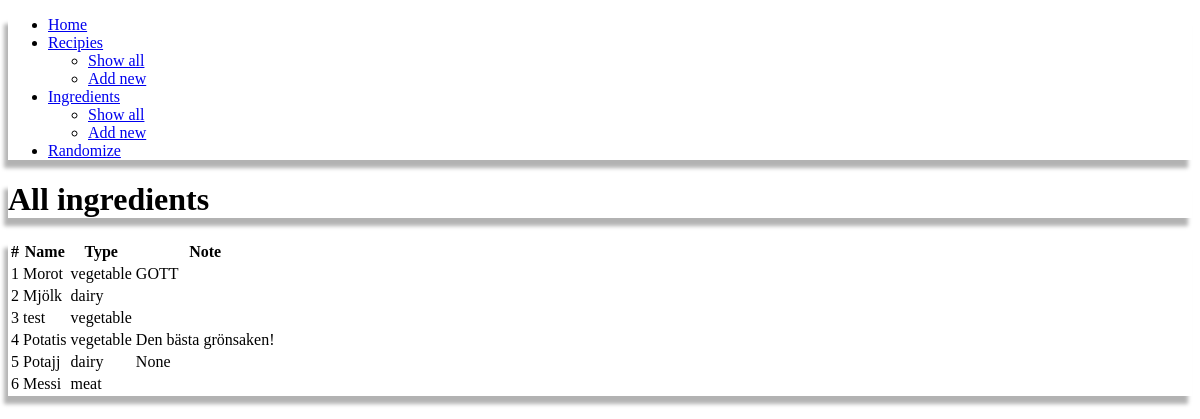
/ingredients/list, run on an earlier commit of the app's database.
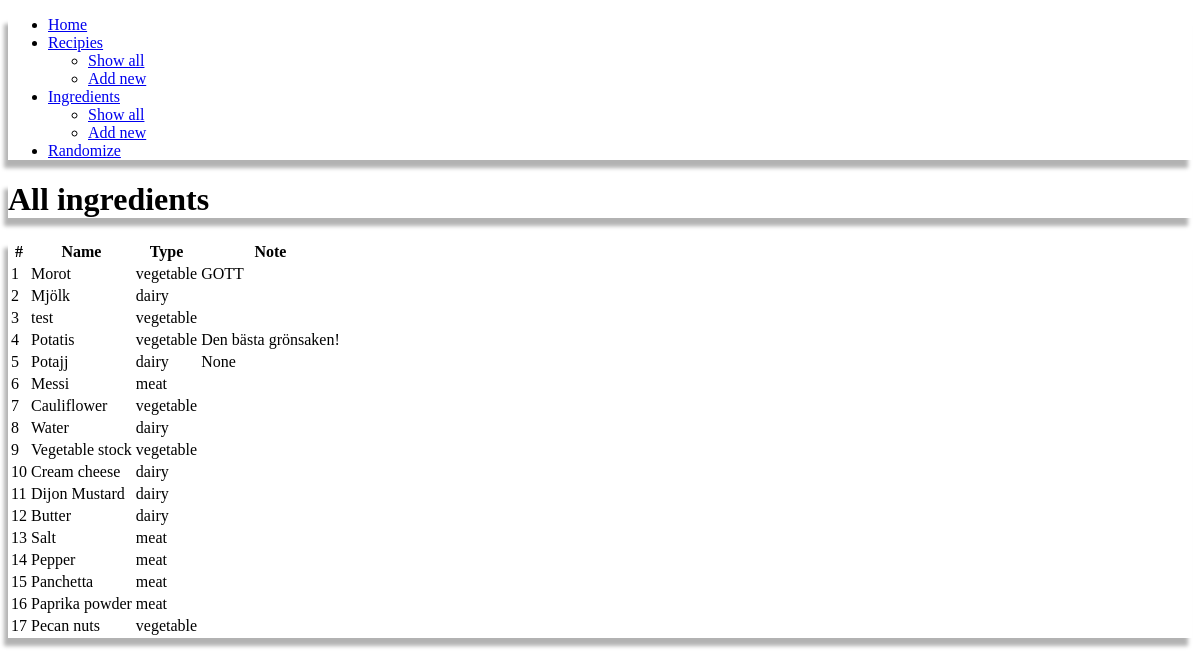
And on a later commit of the database.
### tables this page shows
CREATE TABLE "ingredient" (
	"id"	INTEGER,
	"name"	VARCHAR(255),
	"type"	VARCHAR(255),
	"note"	TEXT,
	PRIMARY KEY("id" AUTOINCREMENT)
);

### app.py (the view)
@app.route('/ingredients/list')
def list_ingredients():
    return render_template(
        "list_ingredients.html",
        ingredients=db.get_ingredients_from_db()
    )

### database.py (called while the page is built)
def get_ingredients_from_db():
    ingredients_list = select(table="ingredient")
    labels = ["id", "name", "type", "note"]
    ingredients = [
        dict(zip(labels, data))
        for data
        in ingredients_list
    ]
    return ingredients

### templates/list_ingredients.html (shortened to what this page needs)
{% extends "base_layout.html" %}
{% block heading %}
<h1 class="text-center">All ingredients</h1>
{% endblock %}
{% block main %}
<div class="row">
    <div class="cell">
        <table class="table striped row-hover" data-role="table">
            <thead>
                <tr>
                    <th>#</th>
                    <th>Name</th>
                    <th>Type</th>
                    <th>Note</th>
                </tr>
            </thead>
            <tbody>
                {% for ingredient in ingredients %}
                <tr>
                    <td>{{ ingredient["id"] }}</td>
                    <td>{{ ingredient["name"] }}</td>
                    <td>{{ ingredient["type"] }}</td>
                    <td>{{ ingredient["note"] }}</td>
                </tr>
                {% endfor %}
            </tbody>
        </table>
    </div>
</div>
{% endblock %}

### templates/base_layout.html (shortened to what this page needs)
<!DOCTYPE html>
<html lang="en">
    <head>
        <link rel="stylesheet" href="https://cdn.metroui.org.ua/v4/css/metro-all.min.css">
        <link rel="stylesheet" href={{ url_for('static', filename='css/styles.css') }}>
    </head>
    <body class="ribbed-red">
        <header class="app-bar bg-red fg-white app-bar-expand" data-role="appbar" data-expand-point="md" style="box-shadow:rgba(0, 0, 0, 0.3) -4px 8px 4px 0px">
            <div class="app-bar-container mx-auto">
                <ul class="app-bar-menu">
                <li><a href="/">Home</a></li>
                <li><a href="#" class="dropdown-toggle">Recipies</a>
                    <ul class="d-menu" data-role="dropdown">
                        <li><a href="/recipies/list">Show all</a></li>
                        <li><a href="/recipes/add">Add new</a></li>
                    </ul>
                </li>
                <li><a href="#" class="dropdown-toggle">Ingredients</a>
                    <ul class="d-menu" data-role="dropdown">
                        <li><a href="/ingredients/list">Show all</a></li>
                        <li><a href="/ingredients/add">Add new</a></li>
                    </ul>
                </li>
                <li><a href="/random">Randomize</a></li>
                </ul>
            </div>
        </header>
        <div class="container">
            <div class="row mt-20 mb-5" style="box-shadow:rgba(0, 0, 0, 0.3) -4px 8px 4px 0px">
                <div class="cell text-center bg-lightGray fg-red">
                    {% block heading %}{% endblock %}
                </div>
            </div>
            <div class="row" style="box-shadow:rgba(0, 0, 0, 0.3) -4px 8px 4px 0px">
                <div class="cell py-5 px-10 bg-lightGray fg-black">
                    {% block main %}{% endblock %}
                </div>
            </div>
        </div>
    </body>
</html>

What changed in the data, as far as the page shows it:
added ingredient: id "7", name "Cauliflower", type "vegetable"
added ingredient: id "8", name "Water", type "dairy"
added ingredient: id "9", name "Vegetable stock", type "vegetable"
added ingredient: id "10", name "Cream cheese", type "dairy"
added ingredient: id "11", name "Dijon Mustard", type "dairy"
added ingredient: id "12", name "Butter", type "dairy"
added ingredient: id "13", name "Salt", type "meat"
added ingredient: id "14", name "Pepper", type "meat"
added ingredient: id "15", name "Panchetta", type "meat"
added ingredient: id "16", name "Paprika powder", type "meat"
added ingredient: id "17", name "Pecan nuts", type "vegetable"
